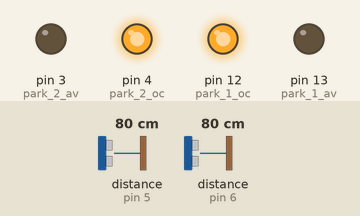
This sketch was run on a simulated Arduino Uno, built with avr-gcc and run on an emulated ATmega328P. Shown: output pins drawn as LEDs (lit = HIGH). Wiring (inferred from the names in the program): 2 × ultrasonic range finder: trigger pin 5, echo pin 5 / trigger pin 6, echo pin 6. The test bench sets the inputs (shaded band); at power-on: distance to the obstacle (sensors on pin 5, pin 6) 80 cm. The echo pulse lasts 58.3 µs per cm.

Above: at 1.2 s.
1.3 s: distance to the obstacle (sensor on pin 5) set to 293 cm
2.8 s: distance to the obstacle (sensor on pin 5) set to 299 cm
At 3.4 s:
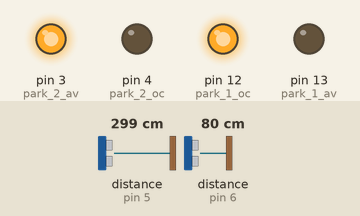
4.3 s: distance to the obstacle (sensor on pin 6) set to 295 cm
5.8 s: distance to the obstacle (sensor on pin 6) set to 299 cm
At 6.9 s:
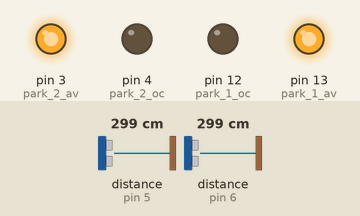
7.3 s: distance to the obstacle (sensor on pin 5) set to 2 cm
At 7.8 s:
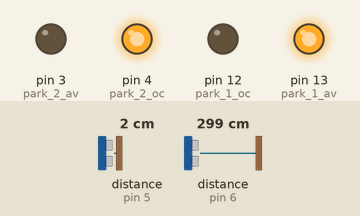
8.8 s: distance to the obstacle (sensor on pin 6) set to 2 cm
At 10.1 s:
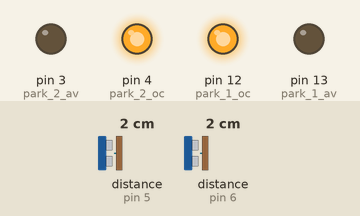
Timing chart, 0 to 11.3 s (numbered marks = the images above; inputs shaded):
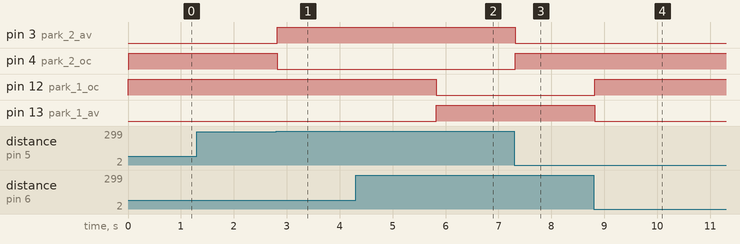

Measured:
- the behaviour switches between 298 and 299 cm on distance to the obstacle (sensor on pin 5) (found by bisection; images 0 and 1)
- the behaviour switches between 298 and 299 cm on distance to the obstacle (sensor on pin 6) (found by bisection; images 1 and 2)
- after the input at 1.3 s, every drawn part: stays the same
- after the input at 2.8 s, pin 3 (park_2_av): LOW → HIGH at once; pin 4 (park_2_oc): HIGH → LOW at once
- after the input at 4.3 s, every drawn part: stays the same
- after the input at 5.8 s, pin 12 (park_1_oc): HIGH → LOW at once; pin 13 (park_1_av): LOW → HIGH at once
- after the input at 7.3 s, pin 3 (park_2_av): HIGH → LOW at once; pin 4 (park_2_oc): LOW → HIGH at once
- after the input at 8.8 s, pin 12 (park_1_oc): LOW → HIGH at once; pin 13 (park_1_av): HIGH → LOW at once

The sketch:

parking_system_code.ino
```cpp
// C++ code

// LED PINS
  int park_1_av = 13;
  int park_2_av = 3;
  int park_1_oc = 12;
  int park_2_oc = 4;
// Ultrasonic PINS
  int trig_1_us = 6;
  int trig_2_us = 5;
void setup()
{
  //SETUP PINS TO OUTPUT MODE
  pinMode(park_1_av, OUTPUT);
  pinMode(park_2_av, OUTPUT);
  pinMode(park_1_oc, OUTPUT);
  pinMode(park_2_oc, OUTPUT);
  // starting the 9600 baud interface
  Serial.begin(9600);
}

void loop(){
  // FOR PARKING SLOT 1
  if(is_occupied(trig_1_us)) {
    digitalWrite(park_1_oc,HIGH);
    digitalWrite(park_1_av,LOW);

  }
  else{
    digitalWrite(park_1_av,HIGH);
    digitalWrite(park_1_oc,LOW);
  }
  // FOR PARKING SLOT 2
  if(is_occupied(trig_2_us)) {
    digitalWrite(park_2_oc,HIGH);
    digitalWrite(park_2_av,LOW);

  }
  else{
    digitalWrite(park_2_av,HIGH);
    digitalWrite(park_2_oc,LOW);
  }
}

// CHECKING THE AVAIBILITY
bool is_occupied(int sensor_pin) {
  int d_in_cm = 0.01723 * readUltrasonicDistance(sensor_pin);
  if (d_in_cm < 300) {
    return true;
  }
  else {
    return false;
  }
}
// GETTING THE SENSOR DATA
// ALGO SOURCE GOOGLE
long readUltrasonicDistance(int pin)
{
  pinMode(pin, OUTPUT);  // Clear the trigger
  digitalWrite(pin, LOW);
  delayMicroseconds(2);
  // Sets the trigger pin to HIGH state for 10 microseconds
  digitalWrite(pin, HIGH);
  delayMicroseconds(10);
  digitalWrite(pin, LOW);
  pinMode(pin, INPUT);
  // Reads the echo pin, and returns the sound wave travel time in microseconds
  return pulseIn(pin, HIGH);
}
```
